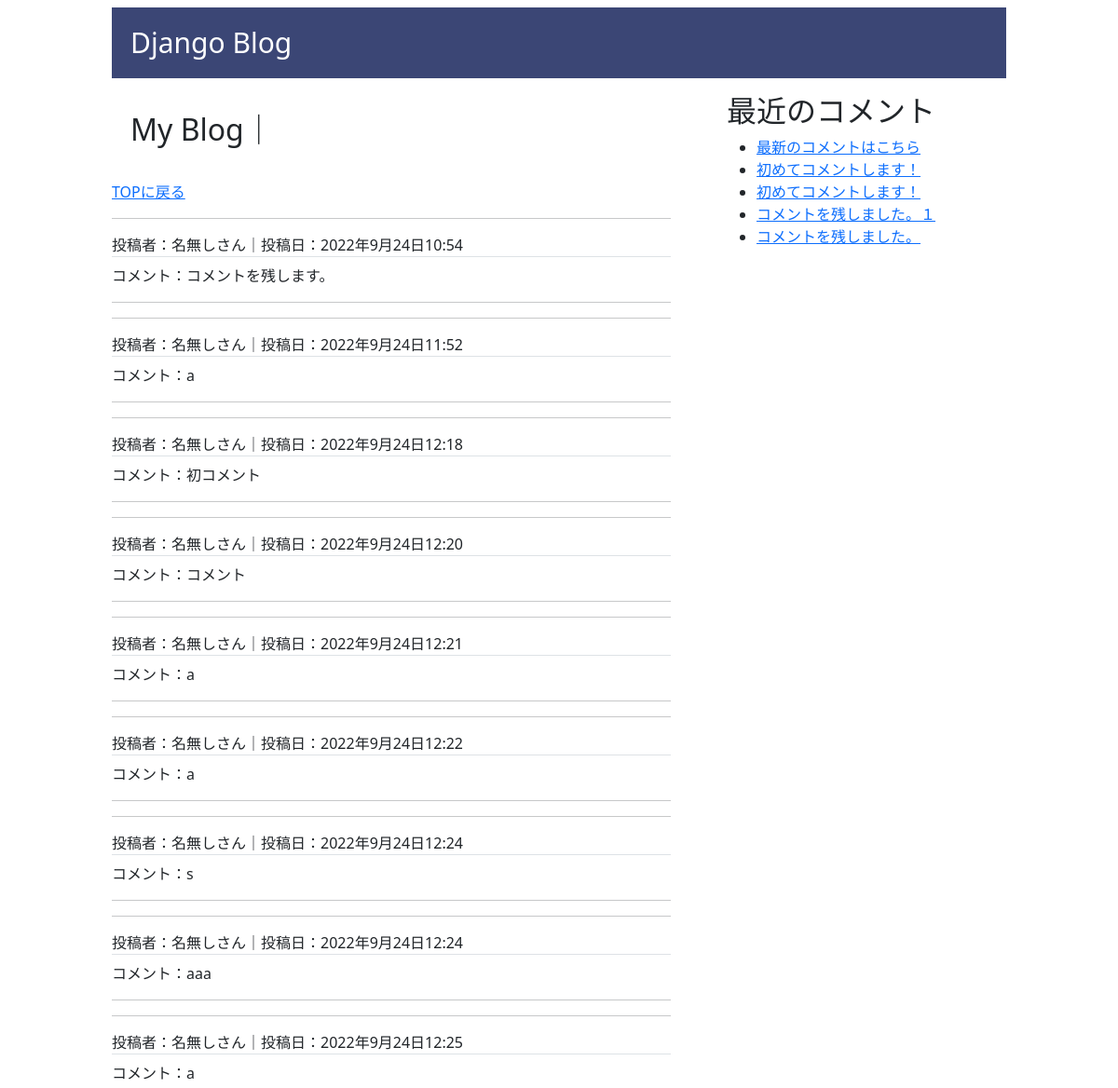
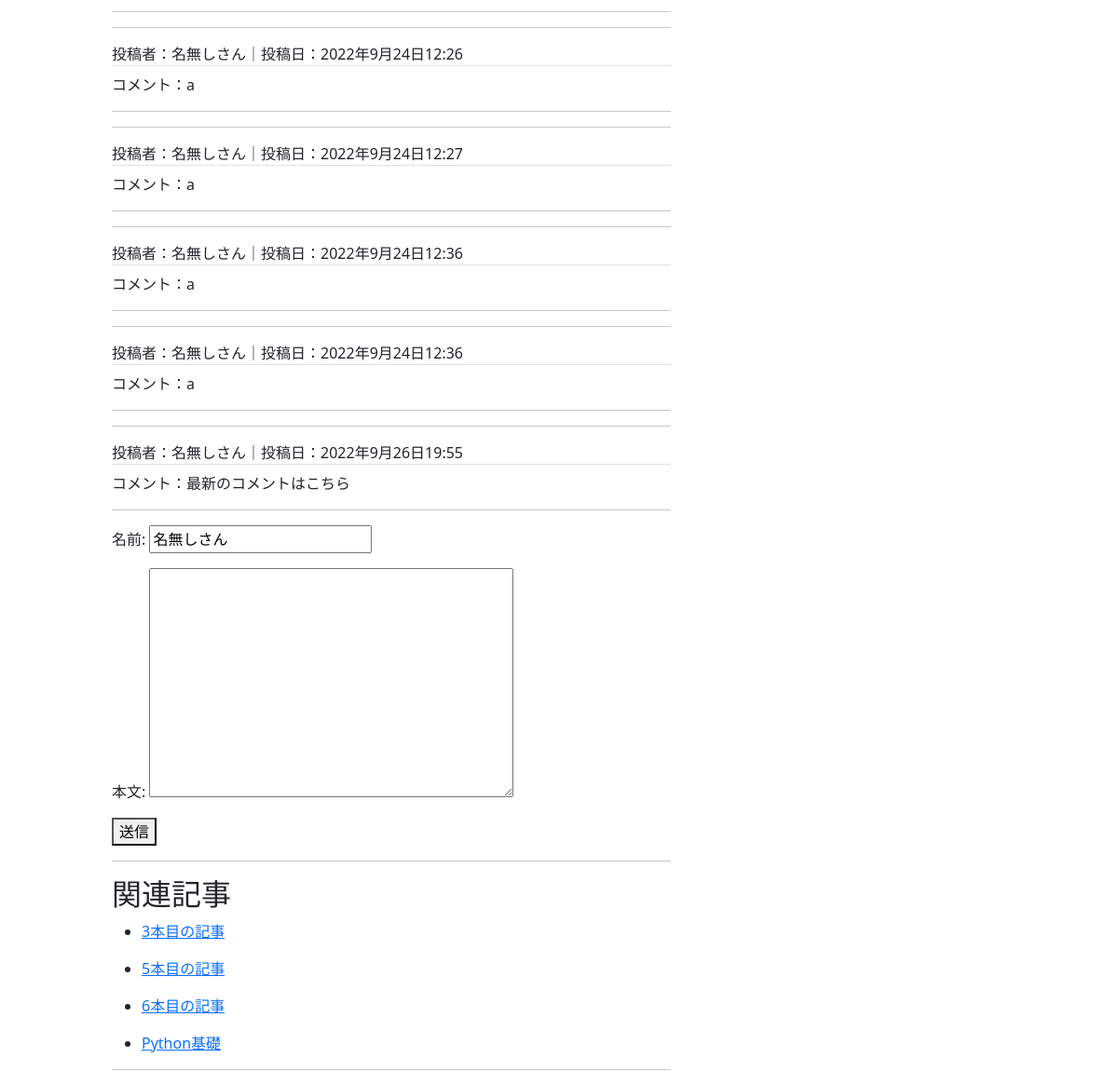
/detail/16/, run on the app's committed database (2 pictures, top to bottom).
### blog/models.py (models this page shows, shortened)
class Comment(models.Model):
    name = models.CharField('名前', max_length=255, default='名無しさん')
    text = models.TextField('本文')
    target = models.ForeignKey(BlogModel, on_delete=models.CASCADE, verbose_name='対象記事')
    created_at = models.DateTimeField('作成日', default=timezone.now)
    def __str__(self):
        return self.text[:20]

class BlogModel(models.Model):
    title = models.CharField(max_length=50, verbose_name='タイトル')
    body = models.TextField(verbose_name='本文')
    thumbnail = models.ImageField(verbose_name='サムネイル', blank=True, null=True) # サムネイル用のフィールドを用意
    post_datetime = models.DateTimeField(default=timezone.now, verbose_name='投稿日時')
    category = models.ForeignKey(Category, verbose_name='カテゴリー', on_delete=models.PROTECT, null=True, blank=True)
    tag = models.ManyToManyField(Tag, blank=True, verbose_name='タグ')
    relation_posts = models.ManyToManyField('self', verbose_name='関連記事', blank=True)

### blog/views.py (the view)
# urls.py: path('detail/<int:pk>/', views.detail, name='detail'),
def detail(request, pk):
    content = get_object_or_404(BlogModel, pk=pk)
    comments = Comment.objects.filter(target=pk)
    relation_post = BlogModel.objects.filter(relation_posts=pk)
    form = CommentCreateForm(request.POST or None)
    if form.is_valid():
        comment = form.save(commit=False)
        comment.target = content
        comment.save()
        return redirect('index')
    context = {
        'contents': content,
        'form': form,
        'comments': comments,
        'relation_post': relation_post,
    }
    return render(request, 'blog/detail.html', context)

### blog/forms.py
class CommentCreateForm(forms.ModelForm):
    class Meta:
        model = Comment
        exclude = ('target', 'created_at')

### blog/context_processors.py (called while the page is built)
def common(request):
    context = {
        'comment_list': Comment.objects.order_by("-created_at")[:5]
    }
    return context

### templates/blog/detail.html (shortened to what this page needs)
{% extends 'blog/base.html' %}
{% load static %}
{% block content %}
<h2 class="detail">{% block title %}My Blog｜{{ content.title }}{% endblock %}</h2>
<p>
  <a href="/">TOPに戻る</a>
</p>
{% for comment in comments %}
<hr>
<div class="border-bottom">投稿者：{{comment.name}}｜投稿日：{{ comment.created_at }}</div>
<div class="mt-2">コメント：{{ comment.text }}</div>
<hr>
{% empty %}
<hr>
コメントがありません。
<hr>
{% endfor %}
<form action="" method="POST">
  {{ form.as_p }}
  <button type="submit">送信</button>
</form>
<hr>
<h2 class="title">関連記事</h2>
{% for rel_post in relation_post %}
<ul>
  <li>
  <a href="{% url 'detail' pk=rel_post.pk %}">{{ rel_post.title }}</a>
  </li>
  </ul>
{% endfor %}
<hr>
{% endblock %}

### templates/blog/base.html (shortened to what this page needs)
{% load static %}
<!DOCTYPE html>
<html lang="ja">
  <head>
    <link href="https://cdn.jsdelivr.net/npm/bootstrap@5.0.2/dist/css/bootstrap.min.css" rel="stylesheet" />
    <link rel="stylesheet" href="{% static 'css/style.css' %}">
  </head>
  <body>
    <header>
      <h1><a href="/">Django Blog</a></h1>
    </header>
    <main>
      {% block content %}
      {% endblock %}
    </main>
    <aside>
      <h2>最近のコメント</h2>
      <ul>
        {% for comment in comment_list %}
            <li><a href="{% url 'detail' pk=comment.target.pk %}">{{ comment }}</a></li>
        {% endfor %}
    </ul>
    </aside>
  </body>
</html>

### blog/static/css/style.css (style rules this page uses)
h1 { background-color: #3b4675; font-size: 30px; color: white; padding: 20px; }
h1 a { color: white; text-decoration: none; }
.detail { padding: 20px; }

### templates/blog/base.html (style rules this page uses)
body { width: 1200px; margin: 0 auto; display: grid; grid-template-columns: 1fr 600px 60px 300px 1fr; grid-template-rows: [head] 100px [main side] auto; }
header { grid-column: 2 / -2; grid-row: head; align-self: center; }
main { grid-column: 2; grid-row: main; }
aside { grid-column: 4; grid-row: side; }

### data on the page
Comment: name "名無しさん", created_at "2022年9月24日10:54", text "コメントを残します。"
Comment: name "名無しさん", created_at "2022年9月24日11:52", text "a"
Comment: name "名無しさん", created_at "2022年9月24日12:18", text "初コメント"
Comment: name "名無しさん", created_at "2022年9月24日12:20", text "コメント"
Comment: name "名無しさん", created_at "2022年9月24日12:21", text "a"
Comment: name "名無しさん", created_at "2022年9月24日12:22", text "a"
Comment: name "名無しさん", created_at "2022年9月24日12:24", text "s"
Comment: name "名無しさん", created_at "2022年9月24日12:24", text "aaa"
Comment: name "名無しさん", created_at "2022年9月24日12:25", text "a"
Comment: name "名無しさん", created_at "2022年9月24日12:26", text "a"
Comment: name "名無しさん", created_at "2022年9月24日12:27", text "a"
Comment: name "名無しさん", created_at "2022年9月24日12:36", text "a"
Comment: name "名無しさん", created_at "2022年9月24日12:36", text "a"
Comment: name "名無しさん", created_at "2022年9月26日19:55", text "最新のコメントはこちら"
BlogModel: title "3本目の記事"
BlogModel: title "5本目の記事"
BlogModel: title "6本目の記事"
BlogModel: title "Python基礎"
Comment: text "初めてコメントします！"
Comment: text "初めてコメントします！"
Comment: text "コメントを残しました。１"
Comment: text "コメントを残しました。"
